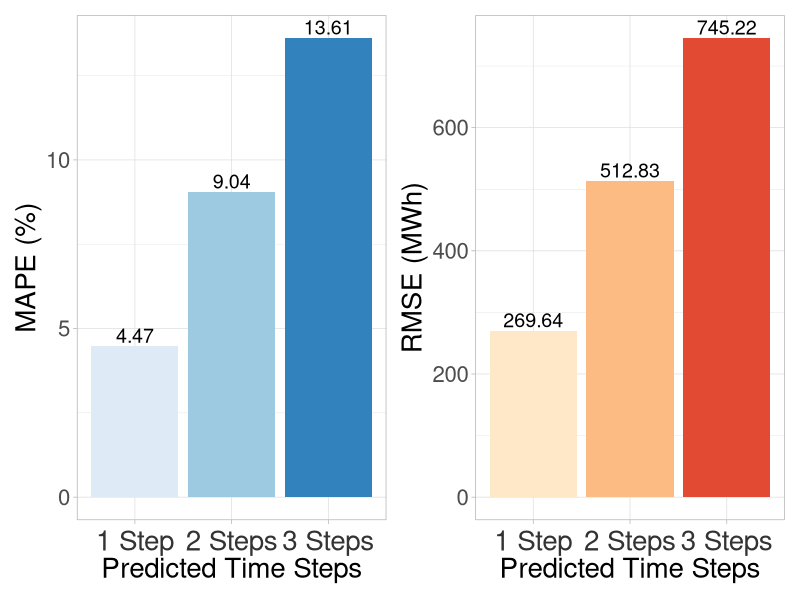

This chart was generated by the following R code:
library(readr)
test<- read_csv("Weekly_Van_3stepLSTM_Results.csv")


library(dplyr)
library(ggplot2)
test$Neurons = as.factor(test$Neurons)
test$Batches=as.factor(test$Batches)
test$Epochs=as.factor(test$Epochs)



steps<-c('1 Step', '2 Steps', '3 Steps')
RMSE<-c(test$`TestRMSE 1`, test$`TestRMSE 2`, test$`TestRMSE 3`)
MAPE<-c(test$`MAPE 1`, test$`MAPE 2`, test$`MAPE 3`)
df<-data.frame(as.factor(steps),RMSE, MAPE )

p1<-ggplot(df, aes(x=steps, y=MAPE, fill=steps))+
  theme(legend.title=element_blank(),
        legend.position = 'none')+
  geom_bar( stat = "identity", position="dodge")+
  geom_text(aes(label = MAPE), size=5,
            position = position_dodge(width = 0.9), 
            vjust = -.25)+ theme_light()+
  theme(text = element_text(size=20),axis.text.x = element_text(color = "grey20", 
           size = 20,hjust = .5, vjust = .5, face = "plain"))+
  labs(x='Predicted Time Steps', y= "MAPE (%)")+
  scale_fill_brewer(palette='Blues')+theme(legend.title=element_blank(), legend.position = 'none')

p2<-ggplot(df, aes(x=steps, y=RMSE, fill=steps))+
  geom_bar(stat = "identity", position="dodge")+
  geom_text(aes(label = RMSE), size=5,
            position = position_dodge(width = 0.9), 
            vjust = -.25)+ theme_light()+
  theme(text = element_text(size=20),axis.text.x = element_text(color = "grey20", 
        size = 20,hjust = .5, vjust = .5, face = "plain"))+
  labs(x='Predicted Time Steps',y= "RMSE (MWh)")+
  scale_fill_brewer(palette = 'OrRd')+
  theme(legend.title=element_blank(), legend.position = 'none')

library(patchwork)
p1+p2
